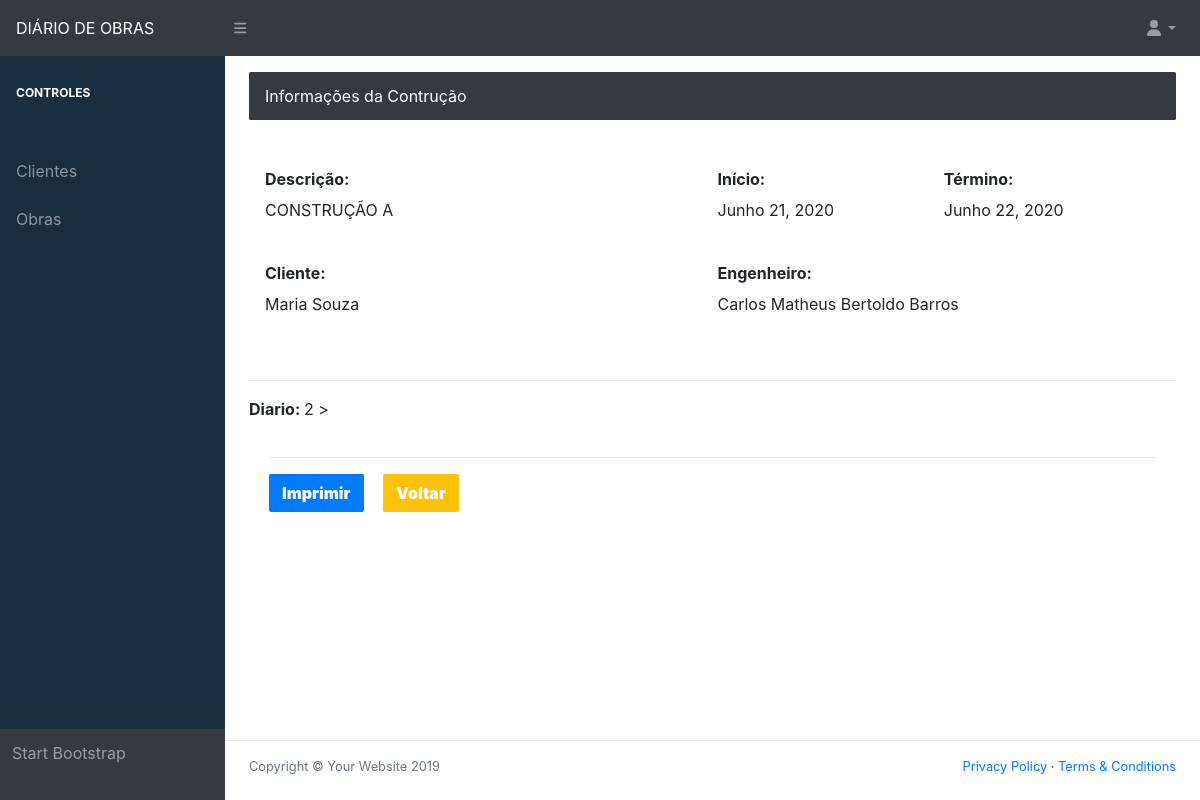
/show_construction_information/3 (signed in), run on the app's committed database.
### Diary/models.py (models this page shows, shortened)
class Construction(models.Model):
    construction_name = models.CharField('Nome da construção', max_length=60)
    construction_date_start = models.DateField('Data de início')
    construction_date_term = models.DateField('Data de entrega')
    construction_company_customer = models.ForeignKey(Customer, on_delete=models.CASCADE)
    construction_company_engineer = models.ForeignKey(Engineer, on_delete=models.CASCADE)

class Customer(models.Model):
    user_access = models.ForeignKey(Access, on_delete=models.CASCADE)
    engineer = models.ForeignKey(Engineer, on_delete=models.CASCADE)
    customer_name = models.CharField('Nome do cliente', max_length=50)
    customer_cnpj = models.CharField('CNPJ', max_length=50)
    customer_contact = models.CharField('Número de Contato', max_length=50)
    customer_street = models.CharField('Rua', max_length=50)
    customer_number = models.IntegerField('Número')
    customer_city = models.CharField('Cidade', max_length=50)
    customer_state = models.CharField('Estado', max_length=50)
    customer_cod = models.CharField('CEP', max_length=50)

class Engineer(models.Model):
    user_access = models.ForeignKey(Access, on_delete=models.CASCADE)
    engineer_name = models.CharField('Nome do engenheiro', max_length=50)
    engineer_cnpj = models.CharField('CNPJ', max_length=50)
    engineer_contact = models.CharField('Número de Contato', max_length=50)
    engineer_street = models.CharField('Rua', max_length=50)
    engineer_number = models.IntegerField('Número')
    engineer_city = models.CharField('Cidade', max_length=50)
    engineer_state = models.CharField('Estado', max_length=50)
    engineer_cod = models.CharField('CEP', max_length=50)

class Diary(models.Model):
    diary_date_day = models.DateField('Data do atual')
    diary_construction = models.ForeignKey(Construction, on_delete=models.CASCADE)

### Diary/views/construction/show_construction_information.py (the view)
# urls.py: path('show_construction_information/<id_construction>', Show_construction_information, name="show_construction_information"),
@login_required(login_url='login')
def Show_construction_information(request, id_construction):
    construction = Construction.objects.get(id=id_construction)
    diary = Diary.objects.filter(diary_construction_id=construction.id)
    return render(request, 'Diary/construction/show_construction_information.html', locals())

### Diary/models.py (called while the page is built)
    def __str__(self):
        return self.email

### templates/Diary/construction/show_construction_information.html (shortened to what this page needs)
{% extends 'Diary/home/base.html' %}
{% load static %}
{% block conteudo %}
    <main>
        <div class="container-fluid">
            <ol class="breadcrumb mb-4">
                <li class="breadcrumb-item active">Informações da Contrução</li>
            </ol>
            <div class="modal-body">
                      <div class="form-row">
                            <div class="form-group col-md-6">
                              <label class="col-form-label" for="descriçao">Descrição:</label>
                              <p id="descriçao">{{ construction.construction_name }}</p>
                            </div>
                            <div class="form-group col-md-3">
                              <label class="col-form-label" for="inicio">Início:</label>
                              <p id="inicio">{{ construction.construction_date_start }}</p>
                            </div>
                            <div class="form-group col-md-3">
                              <label class="col-form-label" for="termino">Término:</label>
                              <p id="termino">{{ construction.construction_date_term }}</p>
                            </div>
                      </div>
                      <div class="form-row">
                            <div class="form-group col-md-6">
                              <label class="col-form-label" for="cliente">Cliente:</label>
                                <p id="cliente">{{ construction.construction_company_customer.customer_name }}</p>
                            </div>
                            <div class="form-group col-md-6">
                              <label class="col-form-label" for="engenheiro">Engenheiro:</label>
                              <p id="engenheiro">{{ construction.construction_company_engineer.engineer_name }}</p>
                            </div>
                      </div>
            </div><hr>
            {% for i in diary %}
                <strong>Diario: </strong>{{ i.id }} >
            {% endfor %}
            <div class="card-body"><hr>
                 <a class="btn btn-primary mr-3" href="#">Imprimir</a>
                 <a class="btn btn-warning mr-3" href="{% url 'show_constructions' %}">Voltar</a>
            </div>
        </div>
    </main>
{% endblock %}

### data on the page
Construction: construction_name "CONSTRUÇÃO A", construction_date_start "Junho 21, 2020", construction_date_term "Junho 22, 2020", construction_company_customer.customer_name "Maria Souza", construction_company_engineer.engineer_name "Carlos Matheus Bertoldo Barros"
Diary: id "2"
